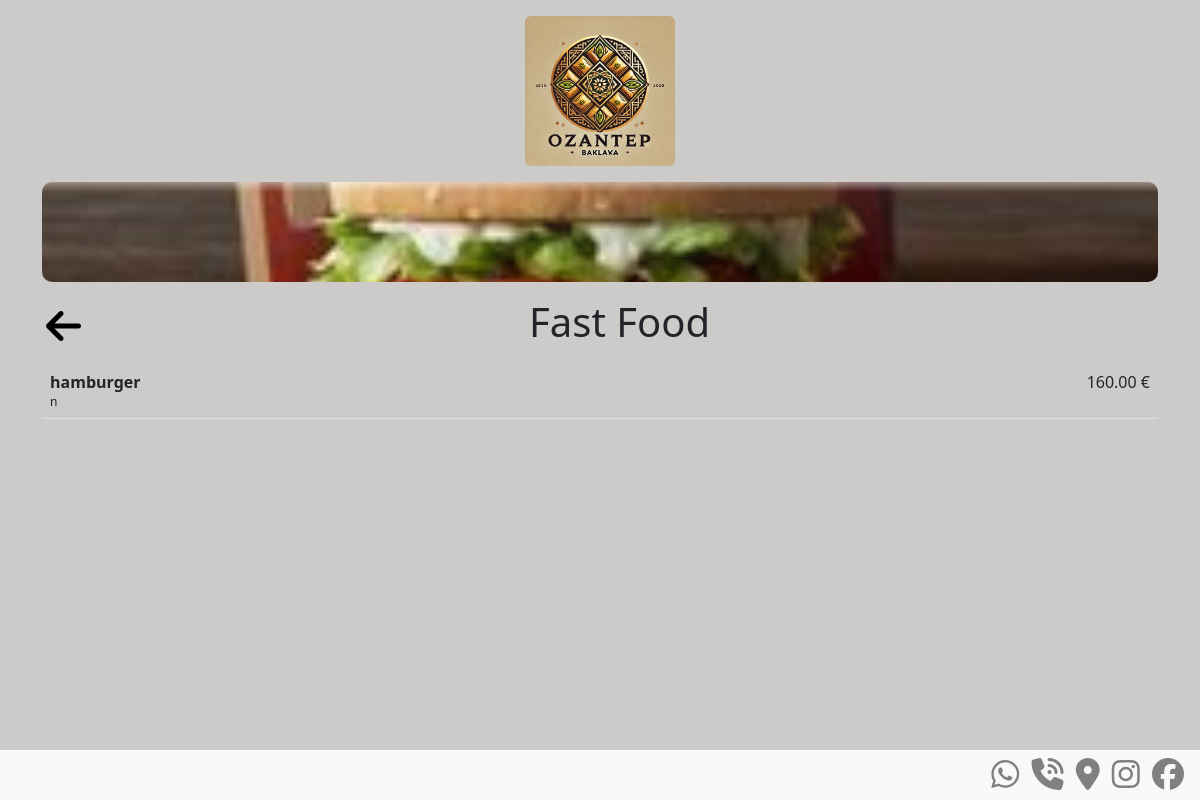
/category/fast-food, run on the app's committed database.
### pages/models.py (models this page shows, shortened)
class Category(models.Model):
    name = models.CharField(max_length=100)
    slug = models.SlugField(default="",blank=True,null=False,db_index=True, max_length=50,)
    isActive = models.BooleanField(default=False)
    image = models.ImageField(upload_to="images",default="")

class Product(models.Model):
    name = models.CharField(max_length=100)
    description = models.TextField()
    isActive = models.BooleanField(default=False)
    category = models.ForeignKey(Category,default=1,on_delete=models.CASCADE,related_name='products')
    person_type = models.CharField(max_length=20, null=True, blank=True, choices=[('per_person', 'Per Person'), ('total', 'Total')])
    price = models.DecimalField(max_digits=10, decimal_places=2,default=0)  # Price field added

### pages/views.py (the view)
# urls.py: path('category/<slug:slug>',views.getProductByCategory,name="products_by_category"),
def getProductByCategory(request, slug):
    try:
        products = Product.objects.filter(category__slug=slug)
        category = Category.objects.get(slug=slug)
        if not products.exists():  # Check if the queryset is empty
            return render(request, 'pages/non-category.html',{
                "category":category
            })
        return render(request, 'pages/detail.html', {
            'products': products,
            'category': category
        })
    except Category.DoesNotExist:
        return render(request, 'pages/non-category.html')

### pages/templates/pages/detail.html (shortened to what this page needs)
{% extends "layout.html" %}
{% load static %}
{% block style_css %}
<link rel="stylesheet" href="{% static 'pages/css/style.css' %}">
{% endblock style_css %}
{% block search_nabvar %}
{% load static %}
<nav >
    <div class="display-flex justify-content-center align-items-center mt-3 ">
        <img class="img-fluid rounded" src="{% static 'img/logo2.jpg' %}" style="width: 150px; height: auto;" >
    </div>
</nav> {% endblock search_nabvar %}
{% block content %}
<div class="container mb-5">
  <div style="width:100%; height:100px; border-radius:10px; margin-top:1rem; background-image:linear-gradient(180deg, rgba(255,255,255,0.5) 0%, rgba(255,255,255,0.10) 10%, rgba(255,255,255,0) 100%), url({{category.image.url}}); background-size:cover; background-repeat:no-repeat; background-position:center center;"></div>
  <div style="display:flex; align-items:center; justify-content:space-between; mb-5" class="mt-3">
    <div>
      <a href="{% url 'index_lage' %}" style="color:black;">
        <i class="fa-solid fa-arrow-left ms-1 fs-1"></i>
      </a>
    </div>
    <div style="flex-grow:1; text-align:center;">
      <h1>{{ category.name }}</h1>
    </div>
  </div>
  {% for product in products %}
  <table class="table w-100 mt-2">
    <tbody>
      <tr>
        <td class="border-bottom">
          <b style="display:block;">{{product.name}}</b>
          <span class="text-black-removed text-opacity-25" style="font-size:12px; line-height:16px; display:inline-grid; display:block; width: 90%;">{{product.description}}</span>
        </td>
        <td class="border-bottom text-nowrap text-end" width="1">
          <div class="text-end">
            <span class="text-muted opacity-70">    </span>
            &nbsp;<span style="width:80px; display:inline-block;">{{product.price}}	&#8364;</span>
          </div>
        </td>
      </tr>
    </tbody>
  </table>
{% endfor %}
</div>
{% endblock content %}

### static/css/style.css (style rules this page uses)
body { background-color: #cdcaca; }
.display-flex { display: flex; }
.justify-content-center { justify-content: center; }
.align-items-center { align-items: center; }

### pages/static/pages/css/style.css (style rules this page uses)
.display-flex { display: flex; justify-content: center; align-items: center; flex-wrap: wrap; }
body { background-color: #cdcaca; }
.display-flex { display: flex; }
.justify-content-center { justify-content: center; }
.align-items-center { align-items: center; }

### data on the page
Category: image (picture), name "Fast Food"
Product: name "hamburger", description "n", price "160.00"
